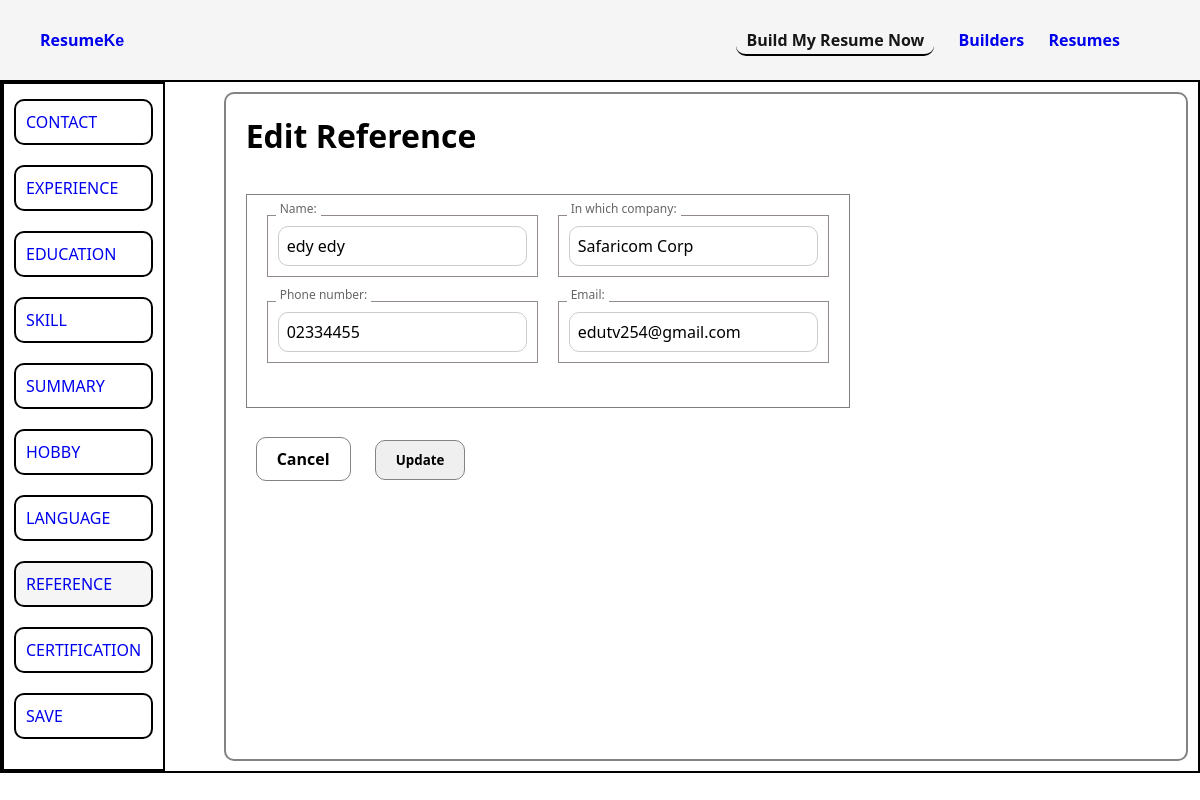
Screenshot of /client/reference/2/ (signed in) with the database file from the repository.
### client/models.py (models this page shows, shortened)
class Reference(models.Model):
    client = models.ForeignKey(Client, on_delete=models.CASCADE)
    name = models.CharField(max_length=100, default='')
    in_which_company = models.CharField(max_length=100, default='')
    phone_number = models.CharField(
        max_length=15, default='',
        validators=[RegexValidator(regex=r'^\+?1?\d{9,15}$', message="Phone number must be entered in the format: '+999999999'. Up to 15 digits allowed.")]
    )
    email = models.EmailField(max_length=100, default='')

### client/views.py (the view)
# urls.py: path('reference/<int:pk>/', edit_reference, name="edit_reference"),
@login_required
def edit_reference(request, pk):
    reference = get_object_or_404(Reference, pk=pk, client__user=request.user)
    if request.method == 'POST':
        edit_reference_form = ReferenceForm(request.POST, instance=reference)
        if edit_reference_form.is_valid():
            edit_reference_form.save()
            return redirect("client:client_reference_page")
    else:
        edit_reference_form = ReferenceForm(instance=reference)
    return render(request, "reference/edit.html", {
        "edit_reference_form":edit_reference_form,
    })

### client/forms.py
class ReferenceForm(forms.ModelForm):
    class Meta:
        model = Reference
        fields = ("name","in_which_company","phone_number","email")

### client/templates/reference/edit.html (shortened to what this page needs)
{% extends "base.html" %}
{% block head %}
    {% load static %}
    <link rel="stylesheet" href="{% static 'css/builder/input.css' %}">
{% endblock head %}
{% block body %}
<div class="input-page">
    {% include "left-navbar.html" with active_page="reference" %}
    {% if edit_reference_form %}
    <form method="post" action="{% url 'client:edit_reference' edit_reference_form.instance.pk %}" class="experience-section right-side">
        <h1>Edit Reference</h1>
        <br>
        <div class="input-div">
            <div class="center">
                <div class="form-group">
                    {{ edit_reference_form.name }}
                    <span class="placeholder">{{ edit_reference_form.name.label_tag }}</span>
                </div>
                <div class="form-group">
                    {{ edit_reference_form.in_which_company }}
                    <span class="placeholder">{{ edit_reference_form.in_which_company.label_tag }}</span>
                </div>
            </div>
            <div class="center">
                <div class="form-group">
                    {{ edit_reference_form.phone_number }}
                    <span class="placeholder">{{ edit_reference_form.phone_number.label_tag }}</span>
                </div>
                <div class="form-group">
                    {{ edit_reference_form.email }}
                    <span class="placeholder">{{ edit_reference_form.email.label_tag }}</span>
                </div>
            </div>
        </div>
        <br>
        <div class="button-div center">
            <a href="{% url 'client:client_reference_page' %}" class="cancel-btn">Cancel</a>
            <button type="submit">Update</button>
        </div>
    </form>
    {% endif %}
</div>
{% endblock body %}

### static/css/builder/base.css (style rules this page uses)
* { margin: 0; padding: 0; box-sizing: border-box; font-family: 'Segoe UI', Tahoma, Geneva, Verdana, sans-serif; }
#app { background-color: FFFDFA; }

### static/css/builder/input.css (style rules this page uses)
.input-page { border: 2px solid #000000; display: flex; justify-content: space-between; }
.input-page .right-side { border: 2px solid rgb(133, 130, 130); flex: .95; padding: 20px; margin: 10px; border-radius: 10px; }
.input-div .center { display: flex; gap: 20px; justify-content: space-between; align-items: center; }
.right-side .input-div { border: 1px solid rgb(129, 126, 126); margin-top: 15px; padding: 20px; width: fit-content; justify-content: center; }
input { padding: 10px; font-size: 20px; border-radius: 10px; margin: 10px; border: 1px solid rgb(133, 130, 130); }
.cancel-btn { text-decoration: none; color: #000000; padding: 5px 20px; }
.cancel-btn, button { padding: 10px 20px; border-radius: 10px; outline: none; border: 1px solid rgb(133, 130, 130); font-weight: 700; margin: 10px; }
.button-div { width: 100%; }
.form-group { border: 1px solid rgb(146, 138, 138); position: relative; margin-bottom: 1.5rem; }
.form-group input { padding: 0.5rem 0.5rem 0.5rem 0.5rem; font-size: 1rem; border: 1px solid #ccc; border-radius: 10px; }
.placeholder { position: absolute; top: 0.5rem; left: 0.5rem; transition: all 0.2s; pointer-events: none; color: #999; }
.form-group input:focus + .placeholder, .form-group input:not(:placeholder-shown) + .placeholder { top: -1rem; left: 0.5rem; font-size: 0.75rem; color: #666; background: white; padding: 0 0.25rem; }

### rows the page displays
Reference: name "edy edy", in_which_company "Safaricom Corp", phone_number "02334455", email "edutv254@gmail.com"

### other values shown
{{ edit_reference_form.name.label_tag }} "Name:"
{{ edit_reference_form.in_which_company.label_tag }} "In which company:"
{{ edit_reference_form.phone_number.label_tag }} "Phone number:"
{{ edit_reference_form.email.label_tag }} "Email:"
